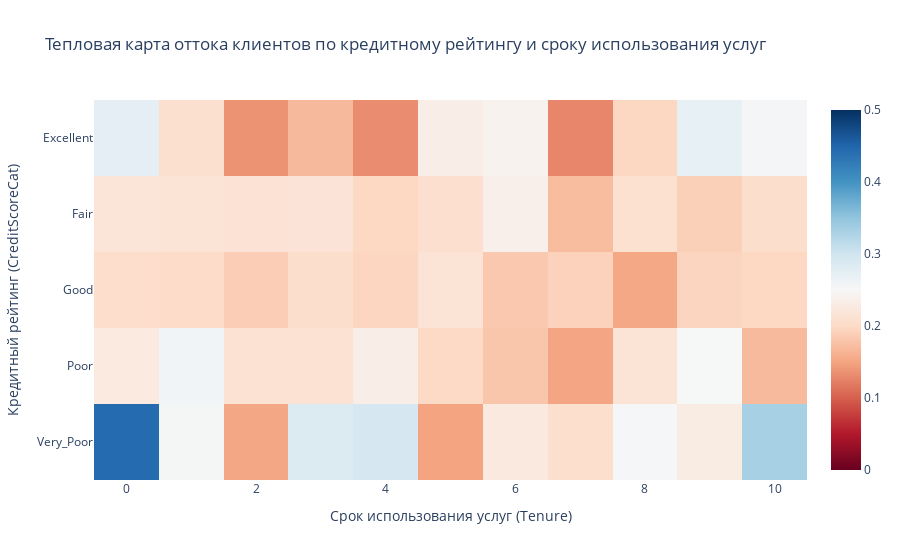

Notebook cell for this chart:
### Markdown cell above
Построим тепловую картограмму, используя библиотеку Plotly Express, отображающую отток клиентов по кредитному рейтингу и сроку использования.

### Code cell
# Создание DataFrame для тепловой карты, где индексом является 'CreditScoreCat', столбцами - 'Tenure', а значениями - средние значения 'Exited'
heatmap_df = churn_table.pivot_table(index='CreditScoreCat', columns='Tenure', values='Exited', aggfunc='mean')

# Построение тепловой карты с использованием библиотеки Plotly Express
fig = px.imshow(
    heatmap_df,  # Данные для тепловой карты
    x=heatmap_df.columns,  # Названия столбцов для оси X
    y=heatmap_df.index,  # Названия индексов для оси Y
    color_continuous_scale='RdBu',  # Цветовая шкала для отображения значений
    zmin=0, zmax=0.5,  # Минимальное и максимальное значения цветовой шкалы
    labels={'x': 'Срок использования услуг (Tenure)', 'y': 'Кредитный рейтинг (CreditScoreCat)'},  # Подписи осей
    title='Тепловая карта оттока клиентов по кредитному рейтингу и сроку использования услуг'  # Заголовок карты
)

# Отображение тепловой карты
fig.show()

### Figure 1 — Plotly figure (JSON) as saved in the notebook; plotly's stock layout.template omitted (floating-point values rounded to 4 significant figures)
{"data": [{"coloraxis": "coloraxis", "hovertemplate": "Срок использования услуг (Tenure): %{x}<br>Кредитный рейтинг (CreditScoreCat): %{y}<br>color: %{z}<extra></extra>", "name": "0", "type": "heatmap", "x": [0, 1, 2, 3, 4, 5, 6, 7, 8, 9, 10], "xaxis": "x", "y": ["Excellent", "Fair", "Good", "Poor", "Very_Poor"], "yaxis": "y", "z": [[0.275, 0.2083, 0.1373, 0.1683, 0.1319, 0.2333, 0.2414, 0.1277, 0.1961, 0.2708, 0.2549], [0.2174, 0.2156, 0.213, 0.2165, 0.1972, 0.2069, 0.2364, 0.1711, 0.209, 0.19, 0.2054], [0.2038, 0.2036, 0.1873, 0.206, 0.1951, 0.2145, 0.1829, 0.1919, 0.1524, 0.1947, 0.1978], [0.2264, 0.2594, 0.2118, 0.2122, 0.2332, 0.1992, 0.1799, 0.1513, 0.2146, 0.2511, 0.1695], [0.4444, 0.2537, 0.1515, 0.2857, 0.2931, 0.1493, 0.2254, 0.2063, 0.2535, 0.2295, 0.3333]]}], "layout": {"coloraxis": {"cmax": 0.5, "cmin": 0, "colorscale": [[0, "rgb(103,0,31)"], [0.1, "rgb(178,24,43)"], [0.2, "rgb(214,96,77)"], [0.3, "rgb(244,165,130)"], [0.4, "rgb(253,219,199)"], [0.5, "rgb(247,247,247)"], [0.6, "rgb(209,229,240)"], [0.7, "rgb(146,197,222)"], [0.8, "rgb(67,147,195)"], [0.9, "rgb(33,102,172)"], [1, "rgb(5,48,97)"]]}, "title": {"text": "Тепловая карта оттока клиентов по кредитному рейтингу и сроку использования услуг"}, "xaxis": {"anchor": "y", "constrain": "domain", "domain": [0, 1], "scaleanchor": "y", "title": {"text": "Срок использования услуг (Tenure)"}}, "yaxis": {"anchor": "x", "autorange": "reversed", "constrain": "domain", "domain": [0, 1], "title": {"text": "Кредитный рейтинг (CreditScoreCat)"}}}}
